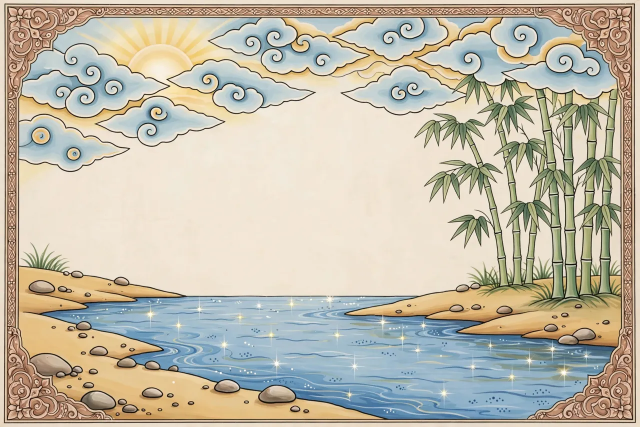
#> input picture content/samples/golden-snail-en/bg_1.webp, 1280 x 853 px (shown at 1/2 size); its folder holds only this picture in this run
$ python -i viral.py   (imports and definitions only)
#> lines starting #> are read from the running program, lines starting #| are printed output that depends on the picture; after the words box and inside, x2 and y2 are one past the last pixel; in counts of white or black regions, pixels touching at a corner belong together
### api/config.py
"""Settings, read from environment variables or a .env file in the repo root."""
from __future__ import annotations

import os
from dataclasses import dataclass, field
from pathlib import Path

ROOT = Path(__file__).resolve().parent.parent

try:
    from dotenv import load_dotenv

    load_dotenv(ROOT / ".env")
except Exception:  # pragma: no cover
    pass


def _env(*names: str, default: str = "") -> str:
    for n in names:
        v = os.getenv(n)
        if v is not None and v.strip():
            return v.strip()
    return default


def _flag(*names: str, default: str = "0") -> bool:
    return _env(*names, default=default).lower() in {"1", "true", "yes", "on"}


@dataclass
class Settings:
    # --- Meta Model API (https://dev.meta.ai/docs/overview). Docs call the key MODEL_API_KEY; both names work.
    meta_api_key: str = field(default_factory=lambda: _env("META_API_KEY", "MODEL_API_KEY"))
    meta_api_base: str = field(default_factory=lambda: _env("META_API_BASE", default="https://api.meta.ai/v1").rstrip("/"))

    # --- Model ids, verified against https://dev.meta.ai/docs/models on 2026-10-30
    asr_model: str = field(default_factory=lambda: _env("ASR_MODEL", default="muse-voice-transcribe-1.0"))
    lakon_model: str = field(default_factory=lambda: _env("LAKON_MODEL", default="muse-spark-1.3"))
    audio_model: str = field(default_factory=lambda: _env("AUDIO_MODEL", default="muse-spark-1.2"))
    verify_model: str = field(default_factory=lambda: _env("VERIFY_MODEL", default="muse-spark-1.3"))
    image_model: str = field(default_factory=lambda: _env("IMAGE_MODEL", default="muse-image-1.0"))
    sam_model: str = field(default_factory=lambda: _env("SAM_MODEL", default="sam-3.1"))
    animate_model: str = field(default_factory=lambda: _env("ANIMATE_MODEL", default="muse-wonder-1.0"))
    # Penjaga Budaya (cultural-review agent): Muse Spark checks the script against content/cultural_rules.json
    culture_model: str = field(default_factory=lambda: _env("CULTURE_MODEL", default="muse-spark-1.3"))
    cultural_review: bool = field(default_factory=lambda: _flag("CULTURAL_REVIEW", default="1"))

    # --- Open weights: Muse Spark Open on Baseten (https://dev.meta.ai/docs/muse-spark-open/deploy#baseten)
    use_open_weights: bool = field(default_factory=lambda: _flag("USE_OPEN_WEIGHTS"))
    baseten_api_key: str = field(default_factory=lambda: _env("BASETEN_API_KEY"))
    open_api_base: str = field(default_factory=lambda: _env("OPEN_API_BASE", default="https://inference.baseten.co/v1").rstrip("/"))
    # Meta's docs list the Baseten model string as "meta-models/muse-spark-open". If the Baseten
    # dashboard shows a dated id (e.g. meta-models/muse-spark-open-1026), put that here instead.
    open_model: str = field(default_factory=lambda: _env("OPEN_MODEL", default="meta-models/muse-spark-open"))
    # Which text stages run on Muse Spark Open when USE_OPEN_WEIGHTS=true (comma list). Text-only stages only:
    # lakon, director, remix, cultural_review, gara_gara, gara_gara_rewrite. Vision checks and motion plans stay on Meta.
    open_stages: frozenset[str] = field(default_factory=lambda: frozenset(
        x.strip() for x in _env("OPEN_WEIGHTS_STAGES", default="lakon").split(",") if x.strip()))

    # --- Open weights: Muse Glimmer (30B, Apache 2.0), https://dev.meta.ai/docs/muse-glimmer/deploy#hosted-providers
    # Documented hosted provider: Together AI, model string "meta-models/Muse-Glimmer-30B", OpenAI-compatible
    # chat completions at https://api.together.xyz/v1. A self-hosted server (vLLM/SGLang/llama.cpp/Ollama, all
    # OpenAI-compatible) works too: GLIMMER_API_BASE=http://localhost:8000/v1 and GLIMMER_MODEL=muse-glimmer.
    glimmer_api_key: str = field(default_factory=lambda: _env("GLIMMER_API_KEY", "TOGETHER_API_KEY"))
    glimmer_api_base: str = field(default_factory=lambda: _env("GLIMMER_API_BASE", default="https://api.together.xyz/v1").rstrip("/"))
    glimmer_model: str = field(default_factory=lambda: _env("GLIMMER_MODEL", default="meta-models/Muse-Glimmer-30B"))

    # --- Behaviour
    # SEED_SAMPLES=1: on start, make the 3 labelled sample films for the gallery in the background (fake API only)
    # CLEANUP_DAYS=30: on start, delete private films nobody shared that are older than this. 0 = off.
    cleanup_days: float = field(default_factory=lambda: float(_env("CLEANUP_DAYS", default="0")))
    # RECORDING_TTL_HOURS=6: a story recording that is still on disk after this long (unapproved storyboard,
    # crash) is deleted on start and whenever a new film is created. 0 = off.
    recording_ttl_hours: float = field(default_factory=lambda: float(_env("RECORDING_TTL_HOURS", default="6")))
    seed_samples: bool = field(default_factory=lambda: _flag("SEED_SAMPLES"))
    # BUNDLED_SAMPLES=1 (default): on start, copy the three sample films shipped in content/samples/ (made with the
    # live Meta models) into the gallery once. 0 = start with an empty gallery.
    bundled_samples: bool = field(default_factory=lambda: _flag("BUNDLED_SAMPLES", default="1"))
    demo_mode: bool = field(default_factory=lambda: _flag("DEMO_MODE"))  # replay a pre-made film if a live run fails
    # FAKE_META=1 (or MOCK=1): answer every Meta call from the built-in fake API (api/fake_meta.py) even if keys are set.
    fake_flag: bool = field(default_factory=lambda: _flag("FAKE_META", "MOCK"))
    max_verify_retries: int = field(default_factory=lambda: int(_env("MAX_VERIFY_RETRIES", default="2")))
    # --- Abuse limits for a public deployment. Requests from this machine (127.0.0.1) skip the hourly limit.
    rate_limit_per_hour: int = field(default_factory=lambda: int(_env("RATE_LIMIT_PER_HOUR", default="12")))
    # How many proxies of ours sit in front of the API (Vercel, Render ...). 0 keeps the old rule (first
    # X-Forwarded-For address). N > 0 trusts only the address our Nth proxy saw, so typed fake entries cannot rotate buckets.
    trusted_proxy_hops: int = field(default_factory=lambda: int(_env("TRUSTED_PROXY_HOPS", default="0")))
    max_active_jobs: int = field(default_factory=lambda: int(_env("MAX_ACTIVE_JOBS", default="6")))
    max_story_chars: int = field(default_factory=lambda: int(_env("MAX_STORY_CHARS", default="2000")))
    max_audio_seconds: int = field(default_factory=lambda: int(_env("MAX_AUDIO_SECONDS", default="120")))
    # MAX_USD_PER_FILM (or the older JOB_BUDGET_USD): hard cap per film. MAX_USD_TOTAL (api/resilience.py): cap for
    # everything this deployment spends on real Meta calls.
    job_budget_usd: float = field(default_factory=lambda: float(_env("MAX_USD_PER_FILM", "JOB_BUDGET_USD", default="1.50")))
    # Recorded-fixture mode (api/resilience.py): META_RECORD_DIR writes every Meta exchange; META_REPLAY_DIR serves them.
    meta_record_dir: str = field(default_factory=lambda: _env("META_RECORD_DIR"))
    meta_replay_dir: str = field(default_factory=lambda: _env("META_REPLAY_DIR"))
    make_vertical: bool = field(default_factory=lambda: _flag("MAKE_VERTICAL", default="1"))
    narration_voice: bool = field(default_factory=lambda: _flag("NARRATION_VOICE", default="1"))

    # --- Video
    fps: int = field(default_factory=lambda: int(_env("VIDEO_FPS", default="24")))
    render_workers: int = field(default_factory=lambda: int(_env("RENDER_WORKERS", default="2")))

    # --- Storage and URLs
    data_dir: Path = field(default_factory=lambda: Path(_env("DATA_DIR", default=str(ROOT / "data"))))
    public_base_url: str = field(default_factory=lambda: _env("PUBLIC_BASE_URL").rstrip("/"))
    storage_backend: str = field(default_factory=lambda: _env("STORAGE_BACKEND", default="local").lower())
    r2_account_id: str = field(default_factory=lambda: _env("STORAGE_R2_ACCOUNT_ID"))
    r2_access_key: str = field(default_factory=lambda: _env("STORAGE_R2_ACCESS_KEY_ID"))
    r2_secret_key: str = field(default_factory=lambda: _env("STORAGE_R2_SECRET_ACCESS_KEY"))
    r2_bucket: str = field(default_factory=lambda: _env("STORAGE_R2_BUCKET"))
    r2_public_url: str = field(default_factory=lambda: _env("STORAGE_R2_PUBLIC_URL").rstrip("/"))
    cors_origins: str = field(default_factory=lambda: _env("CORS_ORIGINS", default="*"))

    # [11 lines left out: functions fake_meta, live, not called in this run]

    @property
    def mode(self) -> str:
        return "fake" if self.fake_flag else ("live" if self.meta_api_key else "not_configured")

    @property
    def offline(self) -> bool:  # kept for the UI label
        return self.fake_meta

    @property
    def glimmer_local(self) -> bool:
        return "://localhost" in self.glimmer_api_base or "://127.0.0.1" in self.glimmer_api_base

    # [4 lines left out: function glimmer_active, not called in this run]

    @property
    def open_weights_active(self) -> bool:
        return self.use_open_weights and (bool(self.baseten_api_key) or self.fake_meta)


settings = Settings()
settings.data_dir.mkdir(parents=True, exist_ok=True)

### api/db.py
"""SQLite: one row per job (spec §8). The job's full state is a JSON document."""
from __future__ import annotations

import json
import sqlite3
import threading
import time
from typing import Any

from .config import settings

_lock = threading.Lock()
DB_FILE = "dalang.db"
SCHEMA = [
    "CREATE TABLE IF NOT EXISTS jobs (id TEXT PRIMARY KEY, created REAL, updated REAL, status TEXT, "
    "public INTEGER DEFAULT 0, title TEXT, data TEXT)",
    "CREATE TABLE IF NOT EXISTS feedback (id INTEGER PRIMARY KEY AUTOINCREMENT, job_id TEXT, created REAL, "
    "rating INTEGER, comment TEXT, page TEXT)",
]
BUSY_TIMEOUT_S = 15.0


def connect(schema: list[str]) -> sqlite3.Connection:
    """One connection to DATA_DIR/dalang.db, set up for several threads and processes at once: WAL journal (readers
    never block the writer), a 15 s busy timeout instead of an instant "database is locked", synchronous=NORMAL."""
    settings.data_dir.mkdir(parents=True, exist_ok=True)
    conn = sqlite3.connect(settings.data_dir / DB_FILE, check_same_thread=False, timeout=BUSY_TIMEOUT_S)
    conn.execute("PRAGMA journal_mode=WAL")
    conn.execute(f"PRAGMA busy_timeout={int(BUSY_TIMEOUT_S * 1000)}")
    conn.execute("PRAGMA synchronous=NORMAL")
    for stmt in schema:
        conn.execute(stmt)
    conn.commit()
    return conn


def _file_id() -> tuple[int, int] | None:
    try:
        st = (settings.data_dir / DB_FILE).stat()
    except FileNotFoundError:
        return None
    return st.st_dev, st.st_ino


class Store:
    """A self-healing connection. If the database file is deleted or replaced while the app runs (for example a
    second test run clearing DATA_DIR), the old handle would fail with "attempt to write a readonly database";
    `get()` notices the file changed and reconnects, recreating the tables. Call it under the module's lock."""

    def __init__(self, schema: list[str]) -> None:
        self.schema = schema
        self.conn = connect(schema)
        self.file = _file_id()

    # [10 lines left out: function get, not called in this run]


_store = Store(SCHEMA)


# [79 lines left out: functions add_feedback, feedback_summary, save, load, gallery, with_status and 2 more, not called in this run]

### api/viral.py
"""Shareables per film: a WhatsApp-ready sticker pack of the film's own puppets and a looping GIF.

Stickers follow WhatsApp's sticker rules: 512x512 WebP, transparent background, under 100 KB each, with a 96x96
PNG tray icon; a pack needs at least 3 stickers, so the gunungan and a title sticker fill a small cast. Each sticker
gets the white die-cut outline stickers usually have. The GIF is a short loop from the finished film (ffmpeg
two-pass palette), at most 480 px wide. Both are made once on first request and cached in the film's folder.
"""
from __future__ import annotations

import io
import zipfile
from pathlib import Path

from PIL import Image, ImageDraw, ImageFilter

from .jobs import Job
from .pipeline import engine, media

SIZE, MARGIN, OUTLINE = 512, 16, 8
MAX_BYTES = 100_000
GIF_SECONDS, GIF_WIDTH, GIF_FPS = 3.0, 480, 10


class NotReady(RuntimeError):
    pass


def _diecut(im: Image.Image) -> Image.Image:
    """Fit a cut-out puppet into 512x512 with a margin and a white outline around its silhouette."""
    im = im.convert("RGBA")
    box = SIZE - 2 * (MARGIN + OUTLINE)
    im.thumbnail((box, box), Image.Resampling.LANCZOS)
    canvas = Image.new("RGBA", (SIZE, SIZE), (0, 0, 0, 0))
    x, y = (SIZE - im.width) // 2, (SIZE - im.height) // 2
    alpha = Image.new("L", (SIZE, SIZE), 0)
    alpha.paste(im.split()[-1], (x, y))
    halo = alpha.point(lambda v: 255 if v > 24 else 0).filter(ImageFilter.MaxFilter(OUTLINE * 2 + 1))
    canvas.paste(Image.new("RGBA", (SIZE, SIZE), (255, 255, 255, 255)), (0, 0), halo.filter(ImageFilter.GaussianBlur(1)))
    canvas.alpha_composite(im, (x, y))
    return canvas


# [54 lines left out: functions _title_sticker, _webp, stickers, not called in this run]


README = """Dalang AI sticker pack: {title}

{n} stickers (512x512 WebP, transparent) of the puppets from this film, plus tray.png (96x96).
WhatsApp: open a sticker-maker app (for example "Sticker Maker" on Android or iPhone), make a new pack,
add these .webp files and tray.png as the pack icon, then "Add to WhatsApp".
Made with Dalang AI: puppets drawn by Meta Muse Image and cut out by SAM 3.1.
"""


# [26 lines left out: functions sticker_zip, gif_loop, not called in this run]

>>> from PIL import Image
>>> picture = Image.open('../content/samples/golden-snail-en/bg_1.webp')
#> picture is the input picture: PIL image 1280x853 RGB; mean R, G, B 193, 186.9, 170.2
>>> result = _diecut(picture)
#> in _diecut, `im.thumbnail((box, box), Image.Resampling.LANCZOS)`:
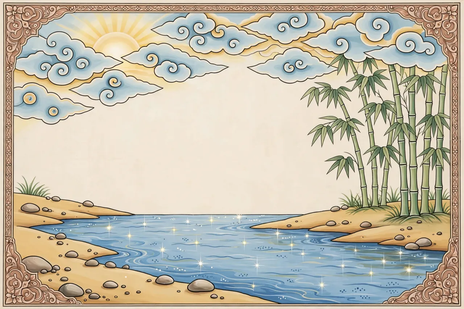
#> im: PIL image 464x309 RGBA; mean R, G, B, A 193, 186.9, 170.2, 255
#> in _diecut, `canvas = Image.new("RGBA", (SIZE, SIZE), (0, 0, 0, 0))`: canvas: PIL image 512x512 RGBA; every value is 0
#> in _diecut, `alpha = Image.new("L", (SIZE, SIZE), 0)`: alpha: PIL image 512x512 L; every value is 0
#> in _diecut, `alpha.paste(im.split()[-1], (x, y))`:
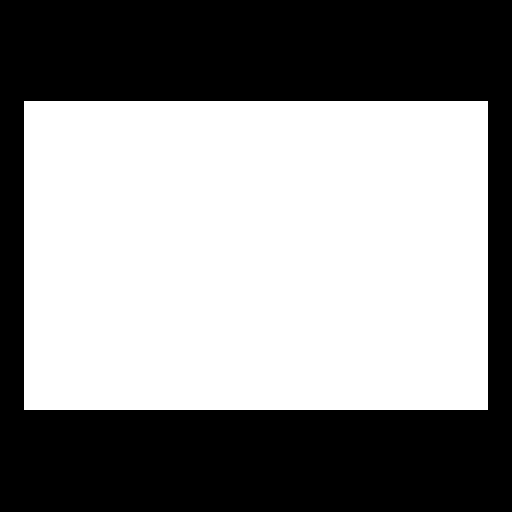
#> alpha: PIL image 512x512 L; 54.7% white; 1 black region, box (x1, y1, x2, y2) and area: (0, 0, 512, 512) 118768
#> in _diecut, `halo = alpha.point(lambda v: 255 if v > 24 else 0).filter(ImageFilter...`:
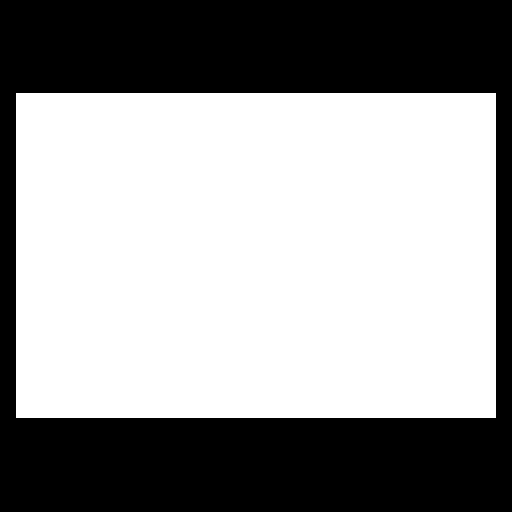
#> halo: PIL image 512x512 L; 59.5% white; 1 black region, box (x1, y1, x2, y2) and area: (0, 0, 512, 512) 106144
#> in _diecut, `canvas.paste(Image.new("RGBA", (SIZE, SIZE), (255, 255, 255, 255)), (0..`:
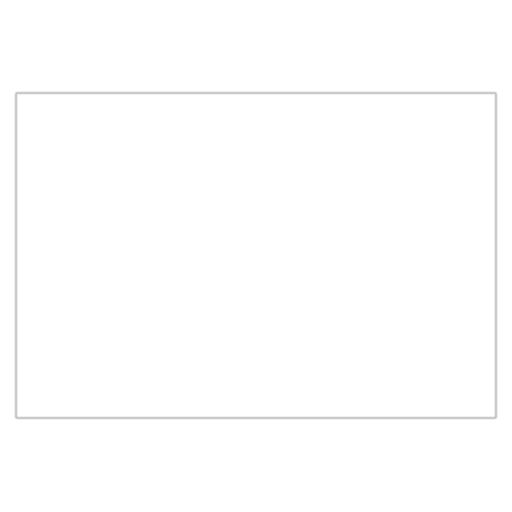
#> canvas: PIL image 512x512 RGBA; mean R, G, B, A 151.7, 151.7, 151.7, 151.7; transparent parts drawn white
#> in _diecut, `canvas.alpha_composite(im, (x, y))`:
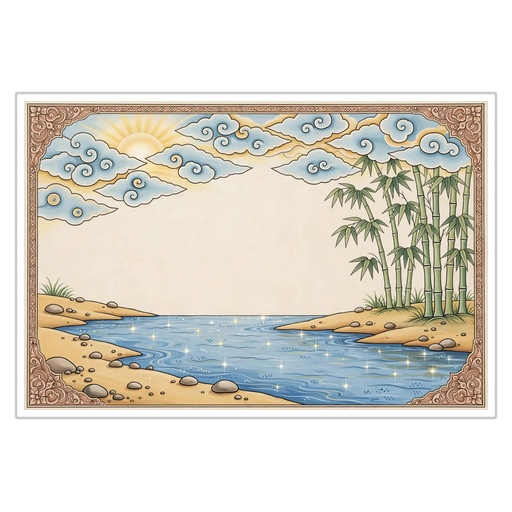
#> canvas: PIL image 512x512 RGBA; mean R, G, B, A 117.8, 114.5, 105.4, 151.7; transparent parts drawn white

$ run again, on content/samples/golden-snail-en/bg_2.webp
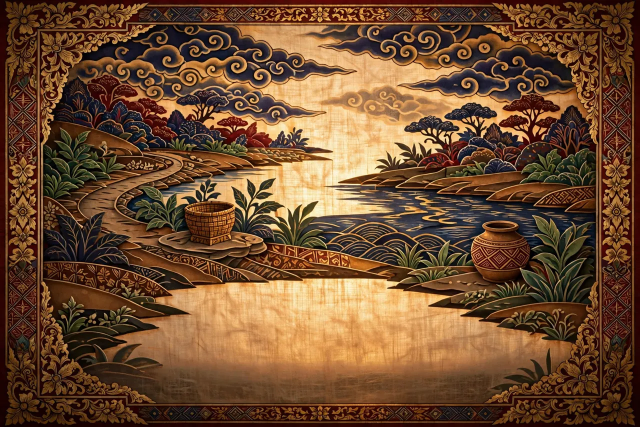
#> input picture content/samples/golden-snail-en/bg_2.webp, 1280 x 853 px (shown at 1/2 size)
#> picture is the input picture: PIL image 1280x853 RGB; mean R, G, B 110.6, 75.8, 48
#> in _diecut, `im.thumbnail((box, box), Image.Resampling.LANCZOS)`:
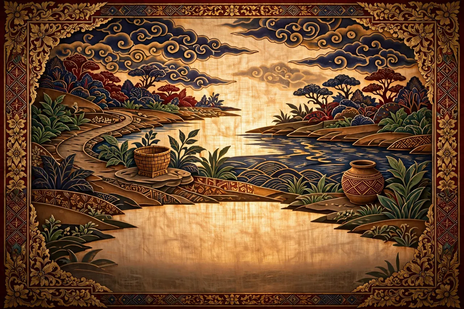
#> im: PIL image 464x309 RGBA; mean R, G, B, A 110.6, 75.9, 48.2, 255
#> halo: PIL image 512x512 L; 59.5% white; 1 black region, box (x1, y1, x2, y2) and area: (0, 0, 512, 512) 106144
#> in _diecut, `canvas.alpha_composite(im, (x, y))`:
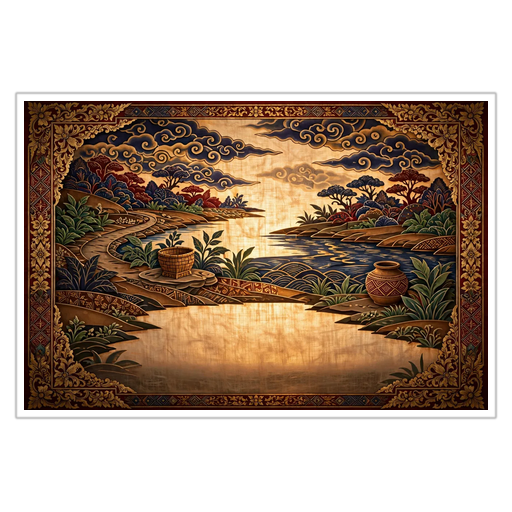
#> canvas: PIL image 512x512 RGBA; mean R, G, B, A 72.8, 53.8, 38.6, 151.7; transparent parts drawn white

$ run again, on content/samples/golden-snail-en/bg_3.webp
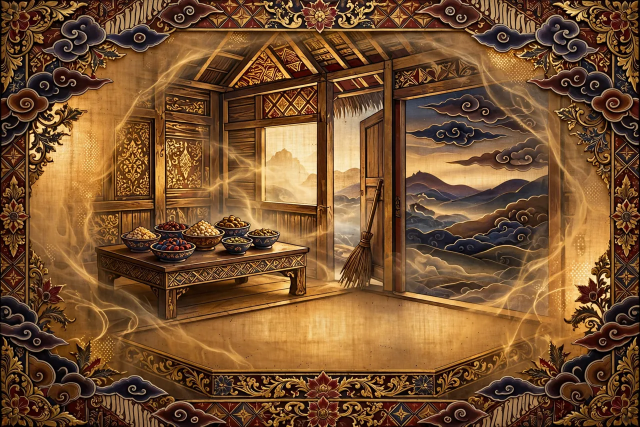
#> input picture content/samples/golden-snail-en/bg_3.webp, 1280 x 853 px (shown at 1/2 size)
#> picture is the input picture: PIL image 1280x853 RGB; mean R, G, B 118.5, 81.1, 47.3
#> in _diecut, `im.thumbnail((box, box), Image.Resampling.LANCZOS)`:
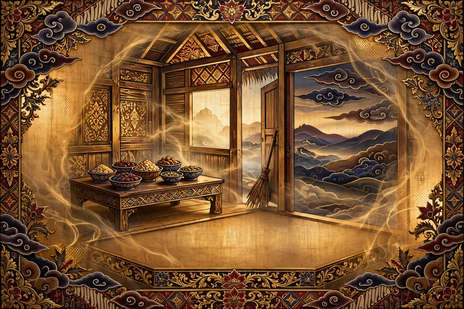
#> im: PIL image 464x309 RGBA; mean R, G, B, A 118.5, 81.2, 47.4, 255
#> halo: PIL image 512x512 L; 59.5% white; 1 black region, box (x1, y1, x2, y2) and area: (0, 0, 512, 512) 106144
#> in _diecut, `canvas.alpha_composite(im, (x, y))`:
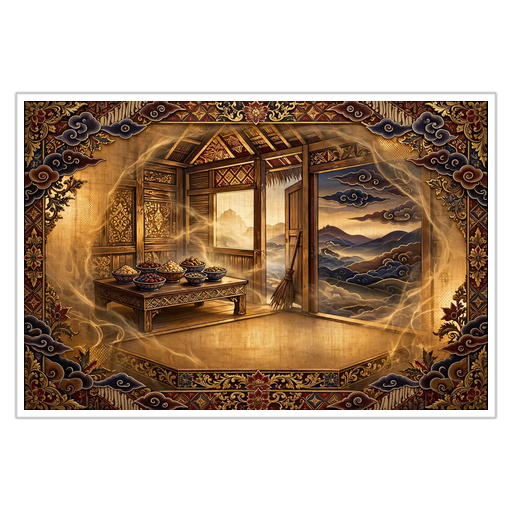
#> canvas: PIL image 512x512 RGBA; mean R, G, B, A 77.1, 56.7, 38.2, 151.7; transparent parts drawn white
